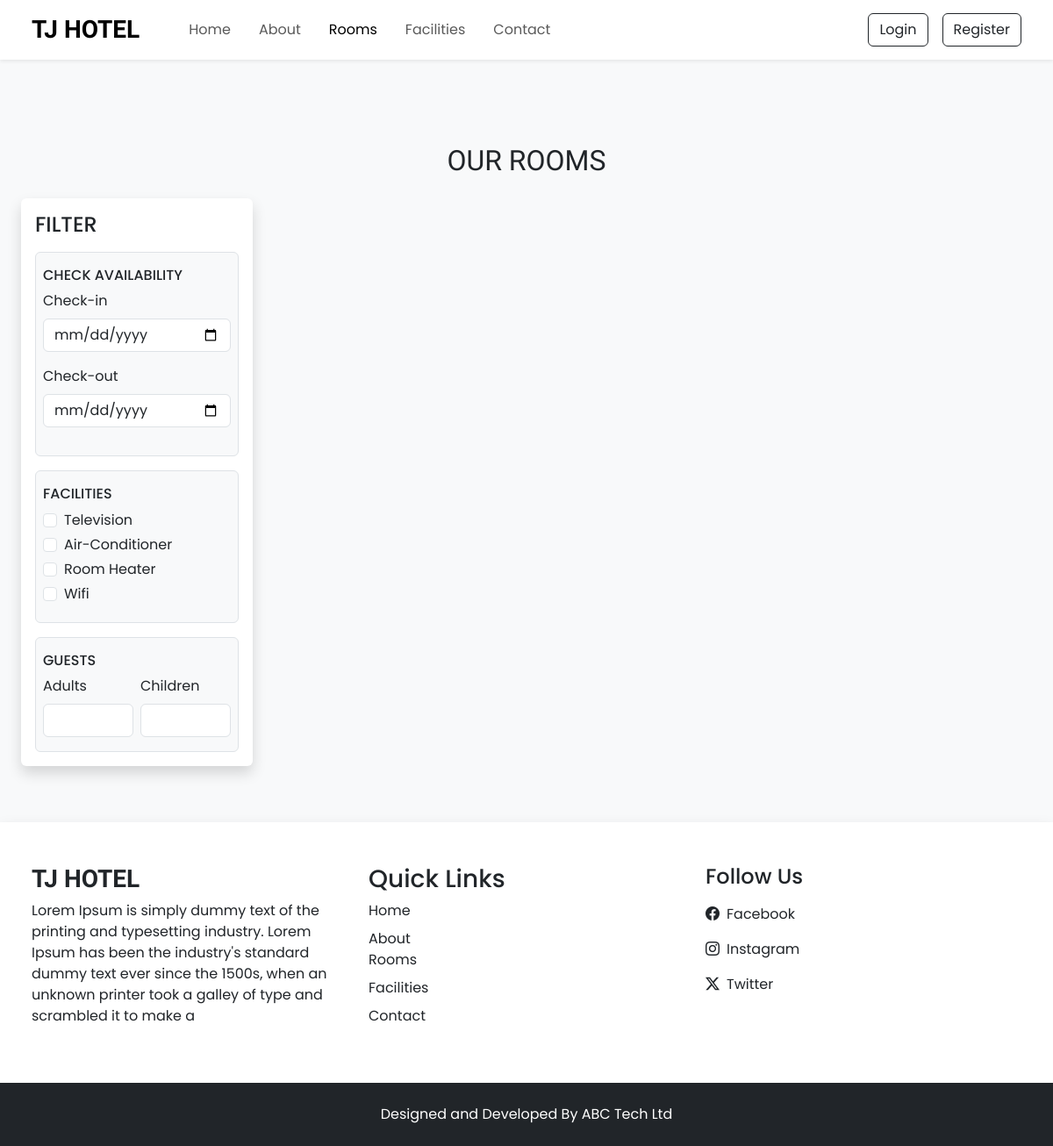
Screenshot of /rooms with the database file from the repository.
### tables this page shows
CREATE TABLE `settings` (
  `id` int(11) NOT NULL,
  `site_title` varchar(255) DEFAULT NULL,
  `site_about` varchar(500) DEFAULT NULL,
  `shutdown` tinyint(1) NOT NULL
);

CREATE TABLE `facilities` (
  `id` int(11) NOT NULL,
  `facility_icon` varchar(100) DEFAULT NULL,
  `facility_name` varchar(100) DEFAULT NULL,
  `facility_desc` varchar(500) DEFAULT NULL
);

### admin/inc/config.php (called while the page is built, shortened)
<?php
function selectAll($table)
{
    $conn = $GLOBALS['conn'];
    $res = mysqli_query($conn, "SELECT * FROM `$table`");
    return $res;
}
function select($sql, $data_types, $values)
{
    $conn = $GLOBALS['conn'];
    $res = $conn->prepare($sql);
    $res->bind_param($data_types, ...$values);
    if($res->execute())
    {
        $result = $res->get_result();
        return $result;
    }
    else
    {
        $error = "Query execution failed - Select";
        $res->close();
        return $error;
    }
}
?>

### rooms.php (the view, shortened to what this page needs)
<?php
 require "top.php";
 $checkin_default = "";
 $checkout_default = "";
 $adults_default = "";
 $children_default = "";
?>
<section class="py-5">
    <div class="container-fluid">
        <h2 class="h-font text-center mt-5 mb-4">OUR ROOMS</h2>
        <div class="row">
          <div class="col-lg-3 mb-3 ps-lg-4">
              <nav class="navbar navbar-expand-lg bg-white shadow rounded p-3">
                  <div class="container-fluid flex-row flex-lg-column align-items-baseline p-0">
                      <h4 class="my-0">FILTER</h4>
                      <div class="collapse navbar-collapse flex-column align-items-stretch w-100" id="filterDropdown">
                          <div class="border bg-light py-3 px-2 mt-3 rounded">
                              <h4 class="mb-2 d-flex align-items-center justify-content-between" style="font-size: 16px;">
                                <span>CHECK AVAILABILITY</span>
                              </h4>
                              <div class="mb-3">
                                  <label class="form-label">Check-in</label>
                                  <input type="date" onchange="check_avail_filter()" value="<?= $checkin_default ?>" class="form-control shadow-none" id="checkin">
                              </div>
                              <div class="mb-3">
                                  <label class="form-label">Check-out</label>
                                  <input type="date" onchange="check_avail_filter()" value="<?= $checkout_default ?>" class="form-control shadow-none" id="checkout">
                              </div>
                          </div>
                          <div class="border bg-light py-3 px-2 mt-3 rounded">
                              <h4 class="mb-2 d-flex align-items-center justify-content-between" style="font-size: 16px;">
                                <span>FACILITIES</span>
                              </h4>
                              <?php
                                $facility_q = selectAll('facilities');
                                while($facility_row = $facility_q->fetch_assoc())
                                {
                                  ?>
                                  <div class="d-flex gap-2 mb-1">
                                      <input type="checkbox" class="form-check-input shadow-none" value="<?= $facility_row['id'] ?>" name="facilities" id="f_<?= $facility_row['id'] ?>" style="cursor: pointer" onclick="fetch_rooms()">
                                      <label for="f_<?= $facility_row['id'] ?>" class="form-label m-0" style="cursor: pointer"><?= $facility_row['facility_name'] ?></label>
                                  </div>
                                  <?php
                                }
                              ?>
                          </div>
                          <div class="border bg-light py-3 px-2 mt-3 rounded">
                              <h4 class="mb-2 d-flex align-items-center justify-content-between" style="font-size: 16px;">
                                <span>GUESTS</span>
                              </h4>
                              <div class="d-flex gap-2">
                                  <div>
                                    <label for="" class="form-label">Adults</label>
                                    <input type="number" min="1" value="<?= $adults_default ?>" class="form-control shadow-none" id="adults" oninput="guests_filter()">
                                  </div>
                                  <div>
                                    <label for="" class="form-label">Children</label>
                                    <input type="number" min="1" value="<?= $children_default ?>" class="form-control shadow-none" id="children" oninput="guests_filter()">
                                  </div>
                              </div>
                          </div>
                      </div>
                  </div>
              </nav>
          </div>
          <div class="col-lg-9">
          </div>
        </div>
    </div>
</section>
<?php
 require "footer.php";
?>

### top.php (shortened to what this page needs)
<?php
    require "admin/inc/config.php";
    $sql = "SELECT * FROM `contacts_det` WHERE `id` = ?";
    $data_types = 'i';
    $values = [1];
    $contact_res = select($sql, $data_types, $values);
    $contact_row = $contact_res->fetch_assoc();
    $setting_res = select("SELECT * FROM `settings` WHERE `id` = ?", 'i', [1]);
    $setting_row = $setting_res->fetch_assoc();
?>
<!DOCTYPE html>
<html lang="en">
<head>
    <link rel="stylesheet" href="assets/css/style.css">
    <link href="https://cdn.jsdelivr.net/npm/bootstrap@5.3.3/dist/css/bootstrap.min.css" rel="stylesheet">
    <link rel="stylesheet" href="https://cdn.jsdelivr.net/npm/bootstrap-icons@1.11.3/font/bootstrap-icons.min.css">
    <link rel="stylesheet" href="https://cdn.jsdelivr.net/npm/swiper@11/swiper-bundle.min.css" />
</head>
<body class="bg-light">
    <nav id="nav-bar" class="navbar navbar-expand-lg bg-white px-lg-4 py-lg-2 shadow-sm sticky-top">
        <div class="container-fluid">
            <a class="navbar-brand h-font fs-3 fw-bold me-5" href="index"><?= $setting_row['site_title'] ?></a>
            <div class="collapse navbar-collapse" id="navbarSupportedContent">
                <ul class="navbar-nav me-auto mb-2 mb-lg-0">
                    <li class="nav-item">
                      <a class="nav-link me-3" href="index">Home</a>
                    </li>
                    <li class="nav-item">
                      <a class="nav-link me-3" href="about">About</a>
                    </li>
                    <li class="nav-item">
                    <a class="nav-link me-3" href="rooms">Rooms</a>
                    </li>
                    <li class="nav-item">
                    <a class="nav-link me-3" href="facilities">Facilities</a>
                    </li>
                    <li class="nav-item">
                    <a class="nav-link" href="contact">Contact</a>
                    </li>
                </ul>
                <div class="d-flex align-items-center gap-2 gap-lg-3">
                    <?php
                       if(isset($_SESSION['LOGIN']) && $_SESSION['LOGIN'] === true)
                       {
                        ?>
                            <div class="btn-group">
                                <button type="button" class="btn btn-outline-dark dropdown-toggle" data-bs-toggle="dropdown">
                                    <img src="<?= IMAGE_PATH ?>users/<?= $_SESSION['USER_PIC'] ?>" style="width : 40px; height: 40px; object-fit: contain"> <?= $_SESSION['USER_NAME']  ?>
                                </button>
                                <ul class="dropdown-menu dropdown-menu-lg-end">
                                    <li><a href="profile" class="dropdown-item" type="button">Profile</a></li>
                                    <li><a href="booking" class="dropdown-item" type="button">Booking</a></li>
                                    <li><a href="logout" class="dropdown-item" type="button">Logout</a></li>
                                </ul>
                            </div>
                        <?php
                       }
                       else
                       {
                         ?>
                            <button class="btn btn-outline-dark shadow-none" data-bs-toggle="modal" data-bs-target="#loginModal">Login</button>
                            <button class="btn btn-outline-dark shadow-none" data-bs-toggle="modal" data-bs-target="#registerModal">Register</button>
                         <?php
                       }
                    ?>
                </div>
            </div>
        </div>
    </nav>

### footer.php (shortened to what this page needs)
    <section class="footer py-5 bg-white shadow px-lg-4">
        <div class="container-fluid">
            <div class="row">
                <div class="col-md-4">
                    <h3 class="h-font fw-bold mb-2"><?= $setting_row['site_title'] ?></h3>
                    <p><?= $setting_row['site_about'] ?></p>
                </div>
                <div class="col-md-4">
                    <h3>Quick Links</h3>
                    <a href="index" class="text-decoration-none d-inline-block mb-2 text-dark">Home</a> <br>
                    <a href="about" class="text-decoration-none d-inline-block text-dark">About</a> <br>
                    <a href="rooms" class="text-decoration-none d-inline-block mb-2 text-dark">Rooms</a> <br>
                    <a href="facilities" class="text-decoration-none d-inline-block mb-2 text-dark">Facilities</a> <br>
                    <a href="contact" class="text-decoration-none d-inline-block text-dark">Contact</a>
                </div>
                <div class="col-md-4">
                        <h4>Follow Us</h4>
                        <a href="<?= $contact_row['fb'] ?>" target="_blank" class="d-flex align-items-center mt-3 text-decoration-none text-dark">
                            <i class="bi bi-facebook me-2"></i>
                            Facebook
                        </a>
                        <a href="<?= $contact_row['insta'] ?>" target="_blank" class="d-flex align-items-center mt-3 text-decoration-none text-dark">
                            <i class="bi bi-instagram me-2"></i>
                            Instagram
                        </a>
                        <a href="<?= $contact_row['tw'] ?>" target="_blank" class="d-flex align-items-center my-3 text-decoration-none text-dark">
                            <i class="bi bi-twitter-x me-2"></i>
                            Twitter
                        </a>
                </div>
            </div>
        </div>
    </section>
    <section class="copyright py-4 bg-dark text-white">
        <div class="container">
            <p class="my-0 text-center">Designed and Developed By ABC Tech Ltd</p>
        </div>
    </section>
</body>
</html>

### assets/css/style.css (style rules this page uses)
* { margin: 0; padding: 0; box-sizing: border-box; font-family: "Poppins", serif; }
:root { --teal: #2ec1ac; --teal-hover: #279e8c; }
.h-font { font-family: "Merienda", serif; }
input[type=number] { -moz-appearance: textfield; }

### rows the page displays
settings: site_title "TJ HOTEL", site_about "Lorem Ipsum is simply dummy text of the printing and typesetting industry. Lorem Ipsum has been the industry's standard dummy text ever since the 1500s, when an unknown printer took a galley of type and scrambled it to make a"
facilities: facility_name "Television"
facilities: facility_name "Air-Conditioner"
facilities: facility_name "Room Heater"
facilities: facility_name "Wifi"
